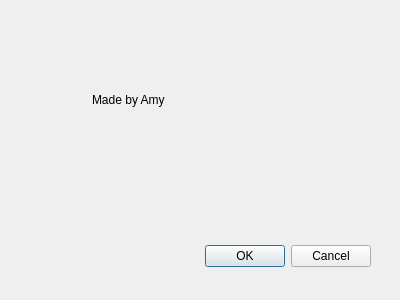
<?xml version="1.0" encoding="UTF-8"?>
<ui version="4.0">
 <class>Dialog</class>
 <widget class="QDialog" name="Dialog">
  <property name="geometry">
   <rect>
    <x>0</x>
    <y>0</y>
    <width>400</width>
    <height>300</height>
   </rect>
  </property>
  <property name="windowTitle">
   <string>Dialog</string>
  </property>
  <widget class="QDialogButtonBox" name="buttonBox">
   <property name="geometry">
    <rect>
     <x>30</x>
     <y>240</y>
     <width>341</width>
     <height>32</height>
    </rect>
   </property>
   <property name="orientation">
    <enum>Qt::Horizontal</enum>
   </property>
   <property name="standardButtons">
    <set>QDialogButtonBox::Cancel|QDialogButtonBox::Ok</set>
   </property>
  </widget>
  <widget class="QLabel" name="label">
   <property name="geometry">
    <rect>
     <x>92</x>
     <y>90</y>
     <width>121</width>
     <height>20</height>
    </rect>
   </property>
   <property name="text">
    <string>Made by Amy</string>
   </property>
  </widget>
 </widget>
 <resources/>
 <connections>
  <connection>
   <sender>buttonBox</sender>
   <signal>accepted()</signal>
   <receiver>Dialog</receiver>
   <slot>accept()</slot>
   <hints>
    <hint type="sourcelabel">
     <x>248</x>
     <y>254</y>
    </hint>
    <hint type="destinationlabel">
     <x>157</x>
     <y>274</y>
    </hint>
   </hints>
  </connection>
  <connection>
   <sender>buttonBox</sender>
   <signal>rejected()</signal>
   <receiver>Dialog</receiver>
   <slot>reject()</slot>
   <hints>
    <hint type="sourcelabel">
     <x>316</x>
     <y>260</y>
    </hint>
    <hint type="destinationlabel">
     <x>286</x>
     <y>274</y>
    </hint>
   </hints>
  </connection>
 </connections>
</ui>
